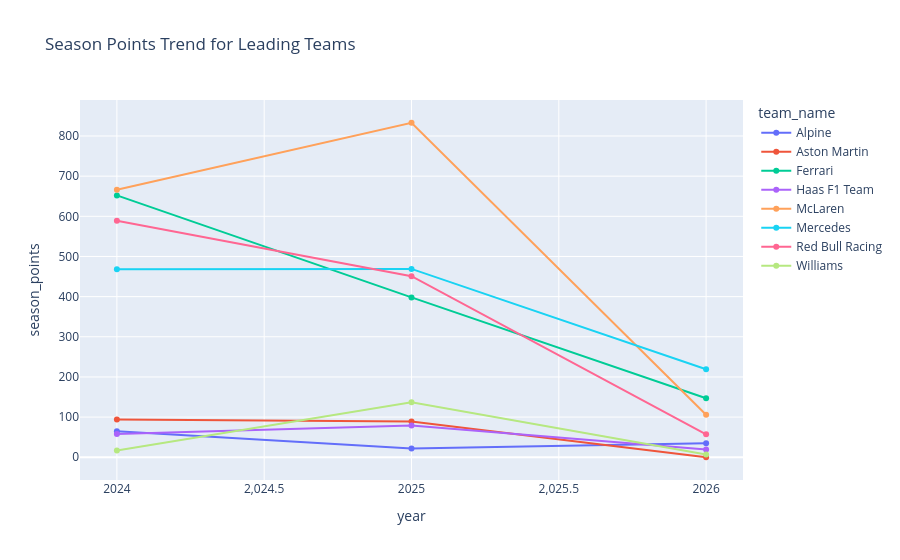

The cell this chart's notebook holds for it:
### Code cell
top_teams = team_total.head(8)["team_name"].tolist()
trend_plot = team_season[team_season["team_name"].isin(top_teams)]
fig = px.line(
    trend_plot,
    x="year",
    y="season_points",
    color="team_name",
    markers=True,
    title="Season Points Trend for Leading Teams",
)
fig.write_html(OUTPUT_CHARTS / "team_season_points_trend.html", include_plotlyjs="cdn")
fig.show()

### Figure 1 — Plotly figure (JSON) as saved in the notebook; plotly's stock layout.template omitted (floating-point values rounded to 4 significant figures)
{"data": [{"hovertemplate": "team_name=Alpine<br>year=%{x}<br>season_points=%{y}<extra></extra>", "legendgroup": "Alpine", "line": {"color": "#636efa", "dash": "solid"}, "marker": {"symbol": "circle"}, "mode": "lines+markers", "name": "Alpine", "orientation": "v", "showlegend": true, "type": "scatter", "x": [2024, 2025, 2026], "xaxis": "x", "y": [65.0, 22.0, 35.0], "yaxis": "y"}, {"hovertemplate": "team_name=Aston Martin<br>year=%{x}<br>season_points=%{y}<extra></extra>", "legendgroup": "Aston Martin", "line": {"color": "#EF553B", "dash": "solid"}, "marker": {"symbol": "circle"}, "mode": "lines+markers", "name": "Aston Martin", "orientation": "v", "showlegend": true, "type": "scatter", "x": [2024, 2025, 2026], "xaxis": "x", "y": [94.0, 89.0, 0.0], "yaxis": "y"}, {"hovertemplate": "team_name=Ferrari<br>year=%{x}<br>season_points=%{y}<extra></extra>", "legendgroup": "Ferrari", "line": {"color": "#00cc96", "dash": "solid"}, "marker": {"symbol": "circle"}, "mode": "lines+markers", "name": "Ferrari", "orientation": "v", "showlegend": true, "type": "scatter", "x": [2024, 2025, 2026], "xaxis": "x", "y": [652.0, 398.0, 147.0], "yaxis": "y"}, {"hovertemplate": "team_name=Haas F1 Team<br>year=%{x}<br>season_points=%{y}<extra></extra>", "legendgroup": "Haas F1 Team", "line": {"color": "#ab63fa", "dash": "solid"}, "marker": {"symbol": "circle"}, "mode": "lines+markers", "name": "Haas F1 Team", "orientation": "v", "showlegend": true, "type": "scatter", "x": [2024, 2025, 2026], "xaxis": "x", "y": [58.0, 79.0, 19.0], "yaxis": "y"}, {"hovertemplate": "team_name=McLaren<br>year=%{x}<br>season_points=%{y}<extra></extra>", "legendgroup": "McLaren", "line": {"color": "#FFA15A", "dash": "solid"}, "marker": {"symbol": "circle"}, "mode": "lines+markers", "name": "McLaren", "orientation": "v", "showlegend": true, "type": "scatter", "x": [2024, 2025, 2026], "xaxis": "x", "y": [666.0, 833.0, 106.0], "yaxis": "y"}, {"hovertemplate": "team_name=Mercedes<br>year=%{x}<br>season_points=%{y}<extra></extra>", "legendgroup": "Mercedes", "line": {"color": "#19d3f3", "dash": "solid"}, "marker": {"symbol": "circle"}, "mode": "lines+markers", "name": "Mercedes", "orientation": "v", "showlegend": true, "type": "scatter", "x": [2024, 2025, 2026], "xaxis": "x", "y": [468.0, 469.0, 219.0], "yaxis": "y"}, {"hovertemplate": "team_name=Red Bull Racing<br>year=%{x}<br>season_points=%{y}<extra></extra>", "legendgroup": "Red Bull Racing", "line": {"color": "#FF6692", "dash": "solid"}, "marker": {"symbol": "circle"}, "mode": "lines+markers", "name": "Red Bull Racing", "orientation": "v", "showlegend": true, "type": "scatter", "x": [2024, 2025, 2026], "xaxis": "x", "y": [589.0, 451.0, 57.0], "yaxis": "y"}, {"hovertemplate": "team_name=Williams<br>year=%{x}<br>season_points=%{y}<extra></extra>", "legendgroup": "Williams", "line": {"color": "#B6E880", "dash": "solid"}, "marker": {"symbol": "circle"}, "mode": "lines+markers", "name": "Williams", "orientation": "v", "showlegend": true, "type": "scatter", "x": [2024, 2025, 2026], "xaxis": "x", "y": [17.0, 137.0, 7.0], "yaxis": "y"}], "layout": {"legend": {"title": {"text": "team_name"}, "tracegroupgap": 0}, "title": {"text": "Season Points Trend for Leading Teams"}, "xaxis": {"anchor": "y", "domain": [0.0, 1.0], "title": {"text": "year"}}, "yaxis": {"anchor": "x", "domain": [0.0, 1.0], "title": {"text": "season_points"}}}}
